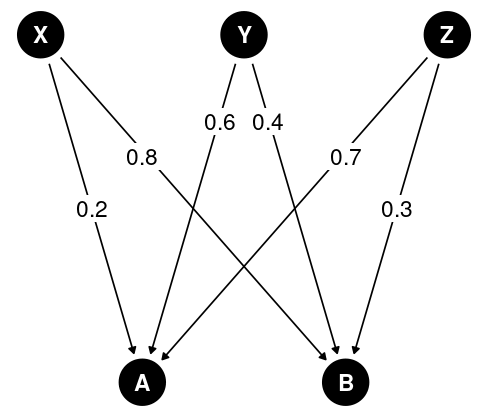

This figure's R source:
library(dagitty)
library(ggdag)
library(ggplot2)
library(tibble)

g <- dagitty('dag {
    X [pos="0,1"]
    Y [pos="1,1"]
    Z [pos="2,1"]
    A [pos="0.5,0"]
    B [pos="1.5,0"]
    
    X -> A 
    X -> B
    Y -> A
    Y -> B
    Z -> A
    Z -> B
    
}')


plot(g)

labs_dat <- tibble(
  x    = c(0.25 , 0.5  , 0.88, 1.12, 1.5, 1.75),
  y    = c(0.5  , 0.65, 0.75, 0.75, 0.65, 0.5),
  text = c("0.2", "0.8", "0.6", "0.4", "0.7", "0.3")
)

tidy_dagitty(g) |> ggdag(text_size = 6) + 
  geom_label(data = labs_dat, aes(x = x, y = y, label = text), inherit.aes = F, size = 6, label.size = NA) +
  theme_void()
